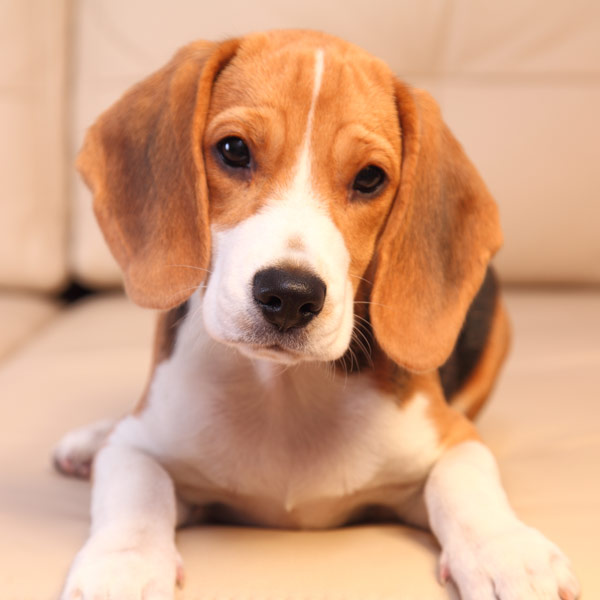
#> input picture images/zca_images/dog.jpg, 600 x 600 px
$ jupyter execute --allow-errors ZCA_Sphereing.ipynb   (shell and % lines are left out)
#> lines starting #> are read from the running program, lines starting #| are printed output that depends on the picture
# An introduction to ZCA-sphering

In this short post we describe *Zero Phase Component Analysis Sphering* - or *ZCA sphering* for short.  ZCA sphering is a popular *input-normalization* technique akin [standard normalization](https://jermwatt.github.io/machine_learning_refined/notes/9_Feature_engineer_select/9_3_Scaling.html) and [PCA-sphering](https://jermwatt.github.io/machine_learning_refined/notes/9_Feature_engineer_select/9_5_PCA_sphereing.html), but made especially for image, video, and other naturally ordered data types (here we will focus on its application to image-based data.  As with these other input-normalization schemes, when properly applied ZCA-sphering conditions data in such a way as to substantially accelerate the training of supervised and unsupervised learners (and convolutional networks in general).  Note: this post assumes

- basic familiarity with edge-based feature extractors (like e.g., convolutional networks or even [basic edge-based histogram features](https://jermwatt.github.io/machine_learning_refined/notes/9_Feature_engineer_select/9_2_Histogram.html)) - i.e., that you understand the importance of extracting edge information from images for un/supervised learning tasks involving image data

- familiarity with [standard normalization](https://jermwatt.github.io/machine_learning_refined/notes/9_Feature_engineer_select/9_3_Scaling.html) and [PCA-sphering](https://jermwatt.github.io/machine_learning_refined/notes/9_Feature_engineer_select/9_5_PCA_sphereing.html) techniques

You can skip around this document to particular subsections via the hyperlinks below.

-  [Contrast normalization](#contrast-normalization)
-  [Introducing unwanted edges with typical input normalizers](#unwanted-edges)
-  [What went wrong with PCA-sphering?](#PCA-sphereing)
-  [ZCA-sphering](#ZCA-sphereing)
-  [Python implementation](#python-implementation)

[cell 1]
# This code cell will not be shown in the HTML version of this notebook
# imports from custom library
import sys
sys.path.append('../../')
from demo_libraries import zca_sphering_library as zcalib
#> (the rest of this cell did not finish here and is left out)

<a id='contrast-normalization'></a>
## Contrast normalization

Before discussing ZCA-sphering lets talk about *contrast normalization*.  Contrast normalization is a standard pre-processing technique applied to almost all image-based datasets which simply involves *[standard normalizing](https://jermwatt.github.io/machine_learning_refined/notes/9_Feature_engineer_select/9_3_Scaling.html) each image in a dataset*, that is subtracting its mean (pixel) value and dividing off its standard deviation.  This helps adjust for *contrast differences* in the various images in a dataset and virtually always done prior to any *feature-wise normalization technique* like ZCA sphering.

Why normalize the image contrast first?  Because we almost never want an image-based learner to be sensitive to contrast, since this would make natural image based learning tasks like e.g., object detection much more difficult to solve (see e.g., the simple [example described in Figure 4.26](https://github.com/jermwatt/machine_learning_refined/blob/gh-pages/sample_chapters/1st_ed/chapter_4.pdf) of the first edition of our textbook).  In other words, contrast normalization helps our learners treat all images equally by normalizing their average intensity.  Below we show an example image on the left and its contrast normalized version on the right.

[cell 2]
## This code cell will not be shown in the HTML version of this notebook
# load image
from PIL import Image
import matplotlib.gridspec as gridspec
image = Image.open('../../images/zca_images/dog.jpg').convert('L')
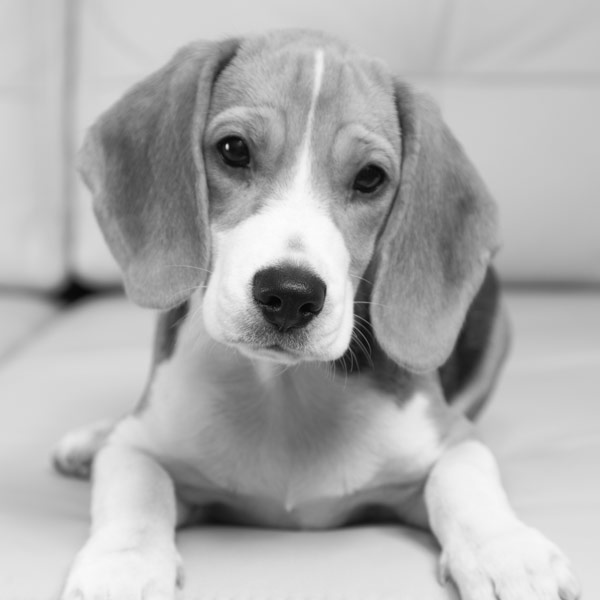
#> image: PIL image 600x600 L; min 2, max 252, mean 174.6

# contrast normalize
#> (the rest of this cell did not finish here and is left out)
